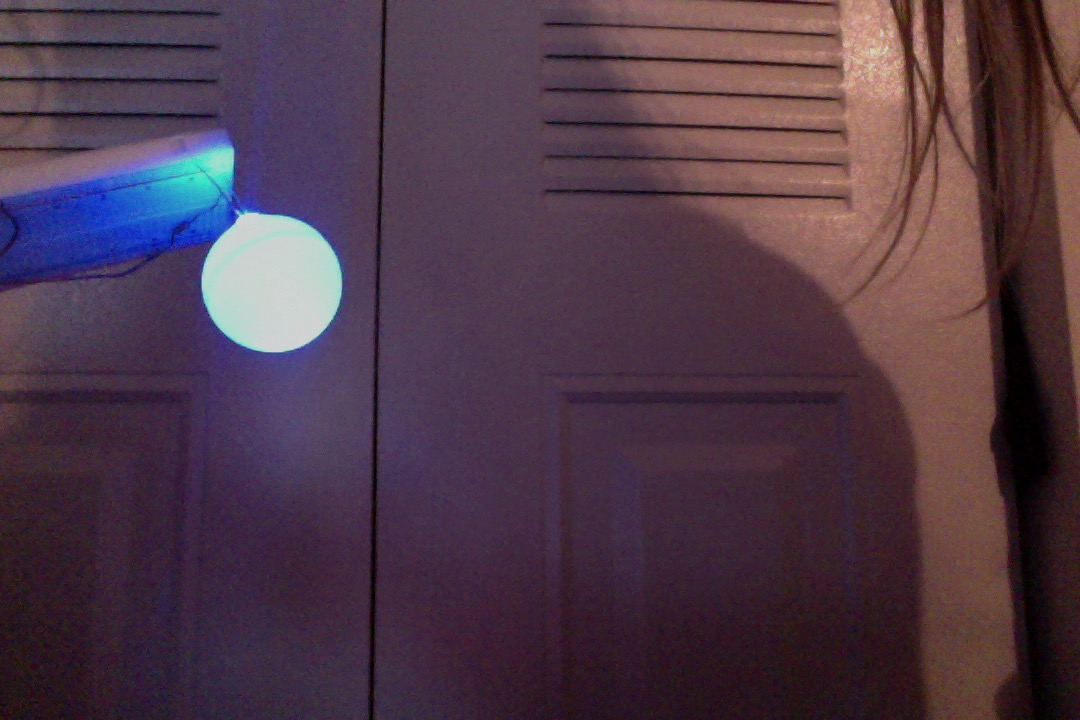
#> input picture testball.jpg, 1080 x 720 px, found by its file name
$ jupyter execute HoughCircles.ipynb   (shell and % lines are left out)
#> lines starting #> are read from the running program, lines starting #| are printed output that depends on the picture; after the words box and inside, x2 and y2 are one past the last pixel; in counts of white or black regions, pixels touching at a corner belong together
[cell 1]
import numpy as np
import matplotlib.pyplot as plt
import cv2

[cell 2]
image = cv2.imread("/Users/beard0/Desktop/testball.jpg")
#> image is the input picture: shape (720, 1080, 3); mean B, G, R 72.1, 57.4, 78.9
image = cv2.cvtColor(image, cv2.COLOR_BGR2RGB)
hsvImage= cv2.cvtColor(image ,cv2.COLOR_RGB2HSV)
#> hsvImage: shape (720, 1080, 3); mean H, S, V 120.4, 98.6, 86.1
plt.imshow(image)

[cell 3]
gray = cv2.cvtColor(image , cv2.COLOR_BGR2GRAY)
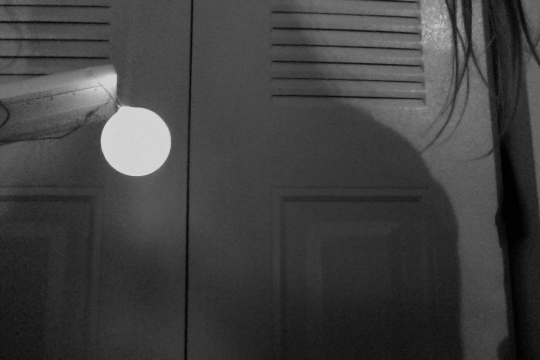
#> gray: shape (720, 1080) (shown at 1/2 size); min 0, max 222, mean 64.3
gray_blur = cv2.GaussianBlur(gray, (3,3), 0)


h = hsvImage[:,:,0]
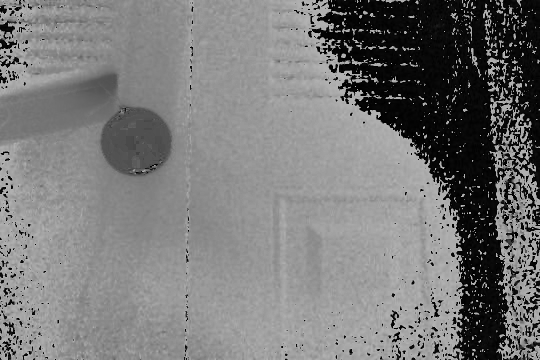
#> h: shape (720, 1080) (shown at 1/2 size); min 0, max 179, mean 120.4
hblur = cv2.GaussianBlur(h, (3,3), 0)
plt.imshow(hblur, cmap="gray")

threshBlur =  cv2.inRange(h, 75, 90)
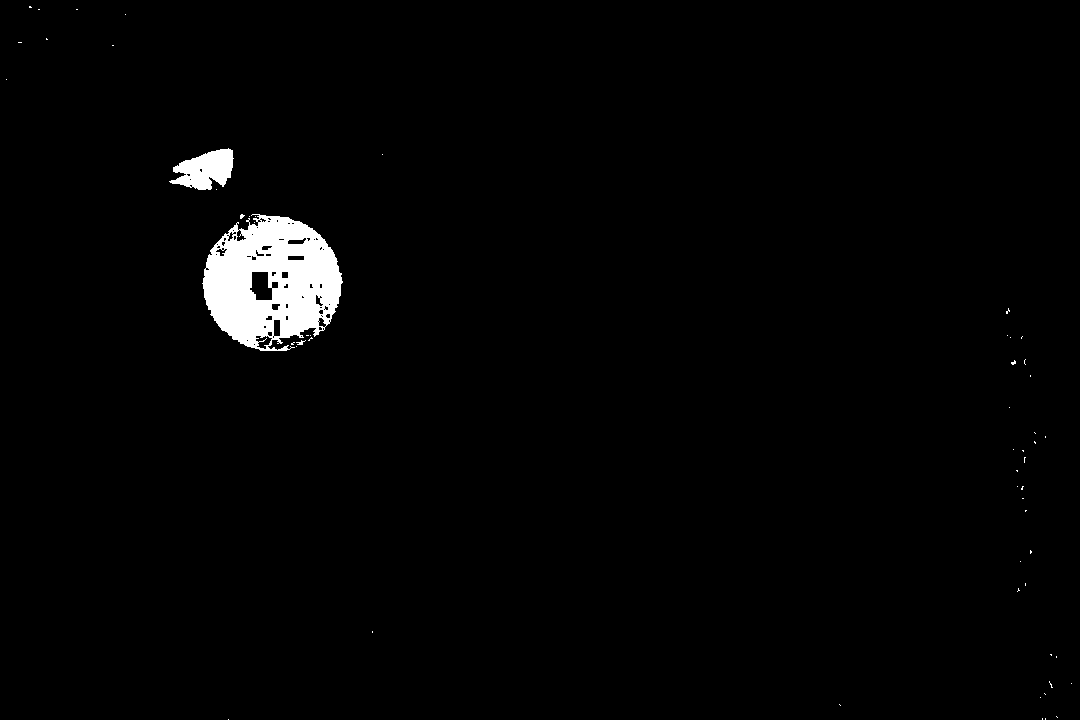
#> threshBlur: shape (720, 1080); 1.9% white; 57 white regions (54 under 20 px), largest, box (x1, y1, x2, y2) and area: (202, 214, 343, 351) 12705, (169, 148, 234, 190) 1703, (296, 340, 306, 345) 23
plt.imshow(threshBlur, cmap='gray')
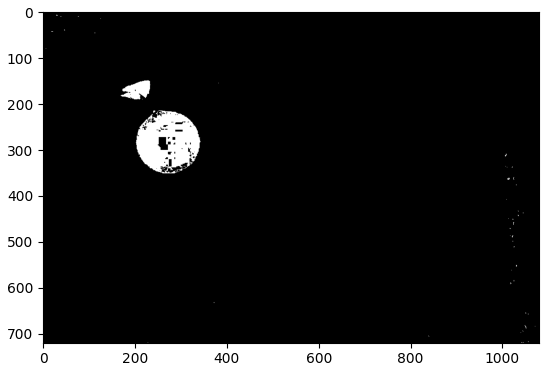
#> figure drawn by matplotlib, 1 panel

[cell 4]
## for drawing circles on
circles_im = np.copy(image)

## TODO: use HoughCircles to detect circles
# right now there are too many, large circles being detected
# try changing the value of maxRadius, minRadius, and minDist
circles = cv2.HoughCircles(threshBlur, cv2.HOUGH_GRADIENT, 1,
                           minDist=500,
                           param1=70,
                           param2=11,
                           minRadius=60,
                           maxRadius=100)
#> circles = [[275.5, 283.5, 65.6]]

# convert circles into expected type
circles = np.uint16(np.around(circles))
#> circles = [[276, 284, 66]]
# draw each one
for i in circles[0,:]:
    # draw the outer circle
    cv2.circle(circles_im,(i[0],i[1]),i[2],(0,255,0),2)
#> this loop made 1 pass
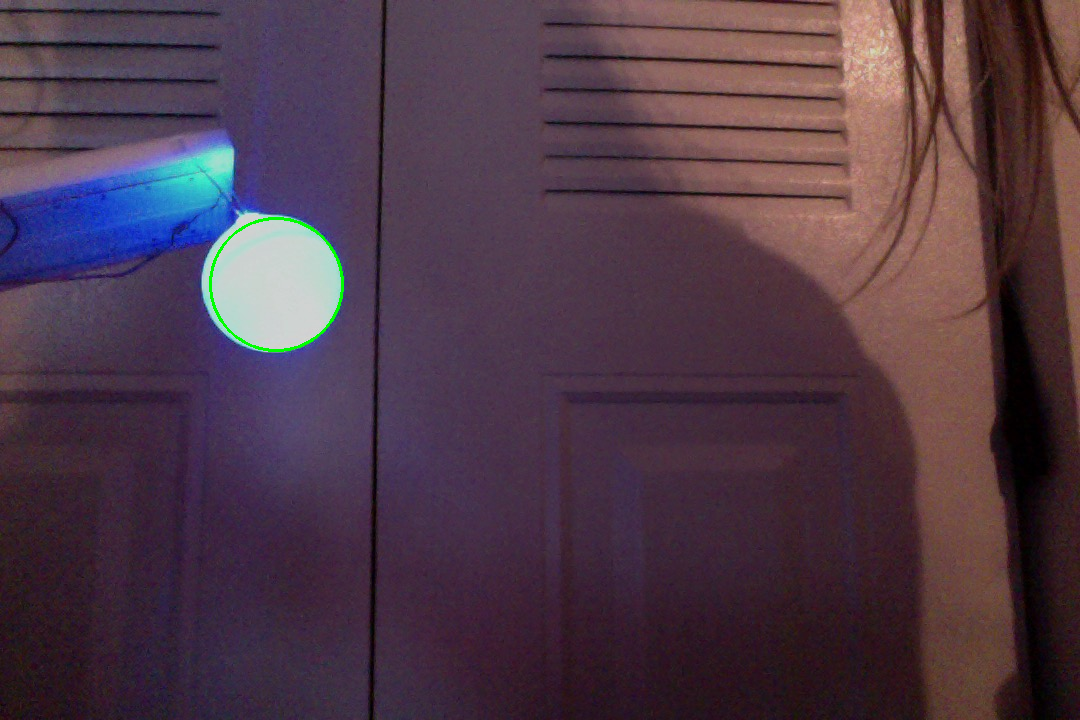
#> circles_im: shape (720, 1080, 3); mean R, G, B 78.6, 57.5, 71.8
    # draw the center of the circle
    ###cv2.circle(circles_im,(i[0],i[1]),2,(0,0,255),3)

plt.imshow(circles_im)

print('Circles shape: ', circles.shape)
#| Circles shape:  (1, 1, 3)

[cell 5]
circles[0,0,2]
#> Out = 66

$ run again, with corner.jpg copied over testball.jpg
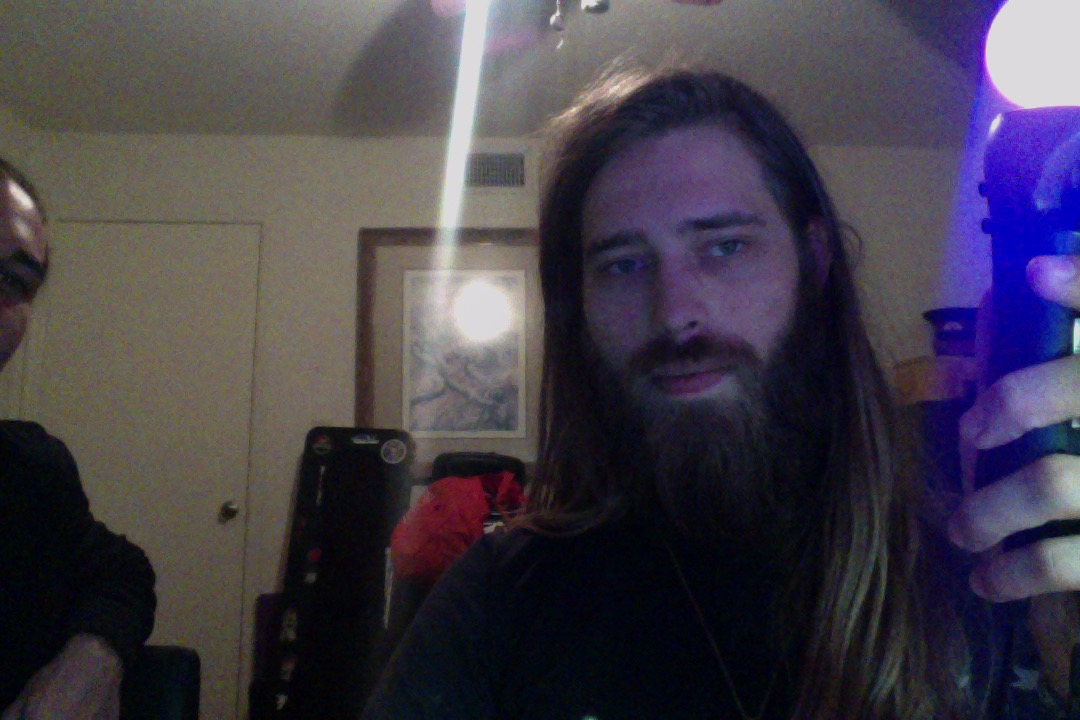
#> input picture corner.jpg, 1080 x 720 px, found by its file name
#> image is the input picture: shape (720, 1080, 3); mean B, G, R 73.1, 61.6, 67.2
#> hsvImage: shape (720, 1080, 3); mean H, S, V 89.5, 93.3, 80.3
#> `threshBlur =  cv2.inRange(h, 75, 90)`:
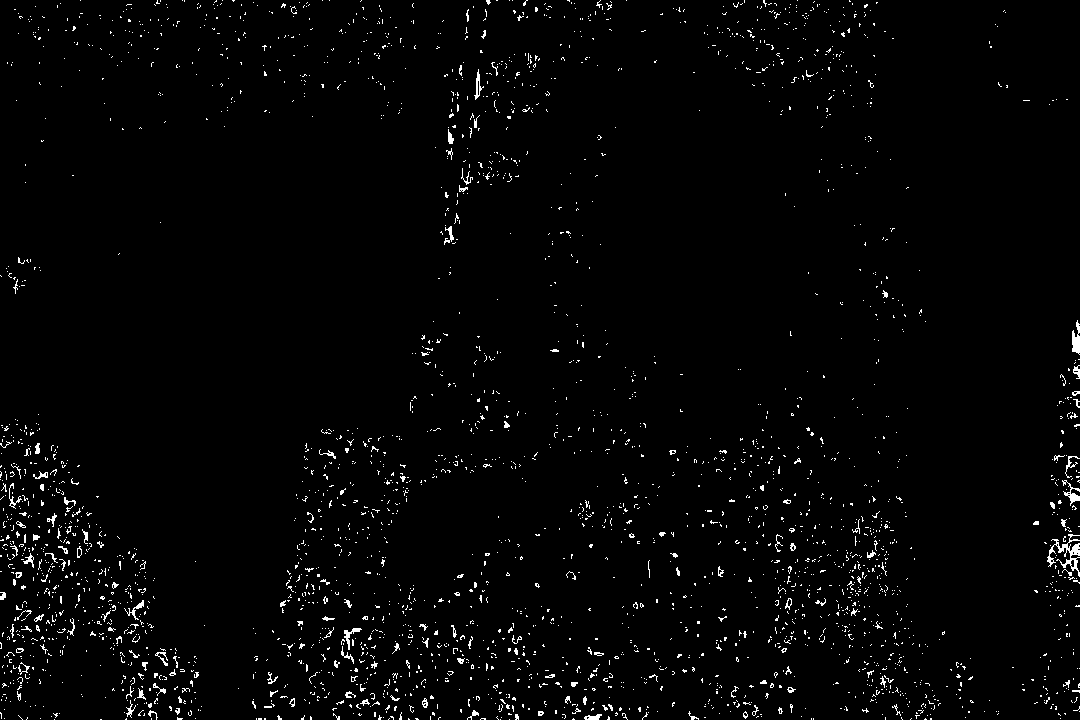
#> threshBlur: shape (720, 1080); 2% white in thin lines or dots
#> `circles = cv2.HoughCircles(threshBlur, cv2.HOUGH_GRADIENT, 1, minDist=..`: circles = [[81.5, 584.5, 64], [869.5, 619.5, 93.9], [525.5, 134.5, 78.5]]
#> `circles = np.uint16(np.around(circles))`: circles = [[82, 584, 64], [870, 620, 94], [526, 134, 78]]
#> the loop `for i in circles[0,:]:` made 3 passes
#> after the loop `for i in circles[0,:]:`:
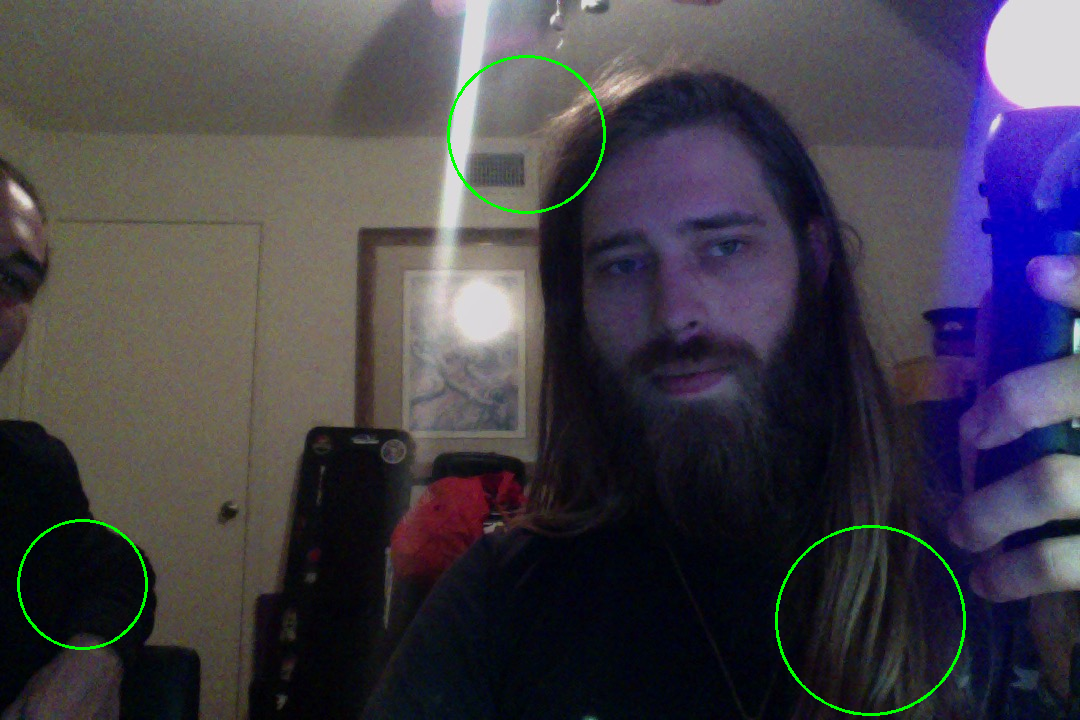
#> circles_im: shape (720, 1080, 3); mean R, G, B 66.9, 62.8, 72.8
#| Circles shape:  (1, 3, 3)
#> Out = 64

$ run again, with glare.jpg copied over testball.jpg
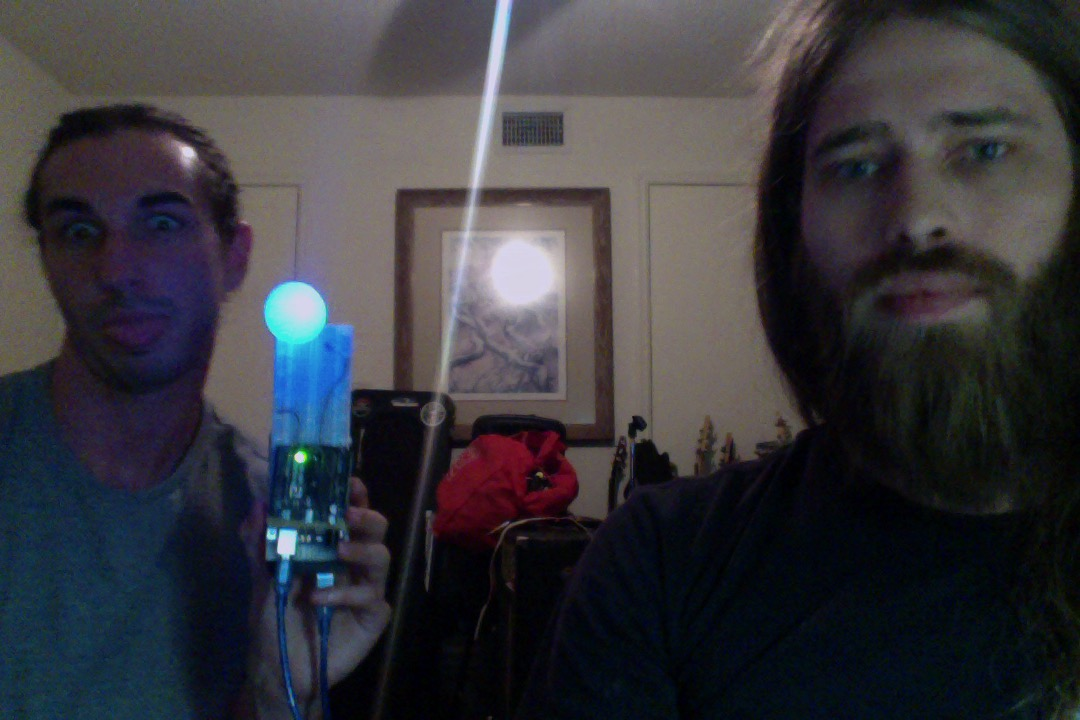
#> input picture glare.jpg, 1080 x 720 px, found by its file name
#> image is the input picture: shape (720, 1080, 3); mean B, G, R 61.2, 55.8, 56.3
#> hsvImage: shape (720, 1080, 3); mean H, S, V 88.6, 97.2, 67.1
#> `threshBlur =  cv2.inRange(h, 75, 90)`:
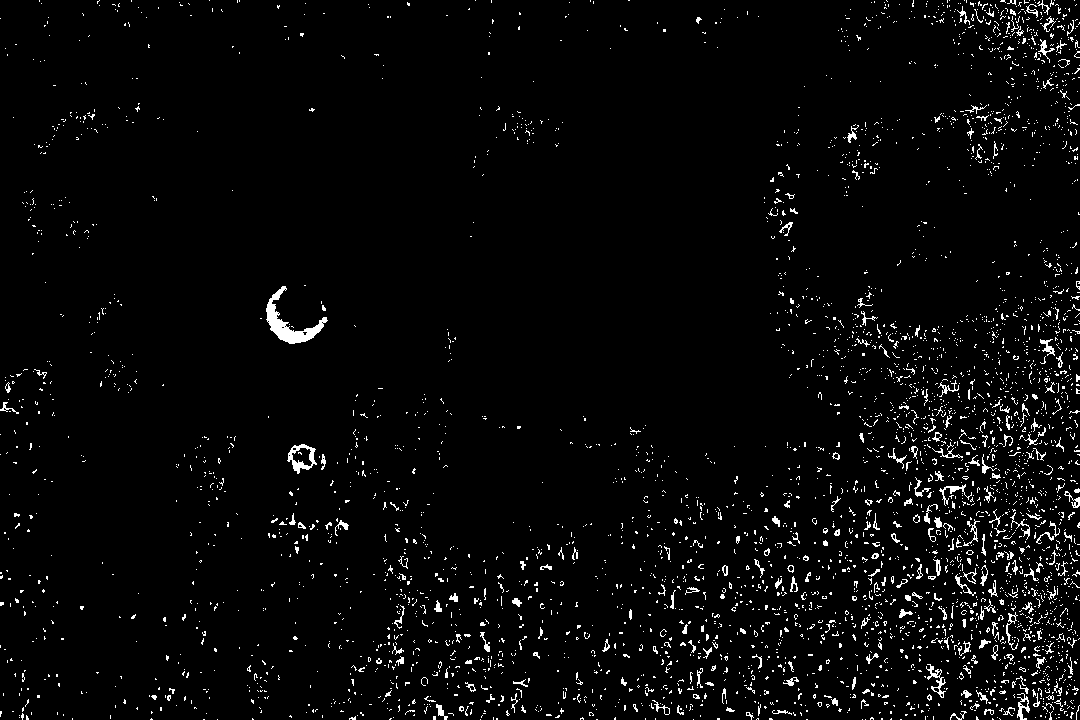
#> threshBlur: shape (720, 1080); 3.2% white in thin lines or dots
#> `circles = cv2.HoughCircles(threshBlur, cv2.HOUGH_GRADIENT, 1, minDist=..`: circles = [[968.5, 595.5, 99.4], [954.5, 83.5, 82.9], [468.5, 641.5, 76.1], [39.5, 371.5, 69.7]]
#> `circles = np.uint16(np.around(circles))`: circles = [[968, 596, 99], [954, 84, 83], [468, 642, 76], [40, 372, 70]]
#> the loop `for i in circles[0,:]:` made 4 passes
#> after the loop `for i in circles[0,:]:`:
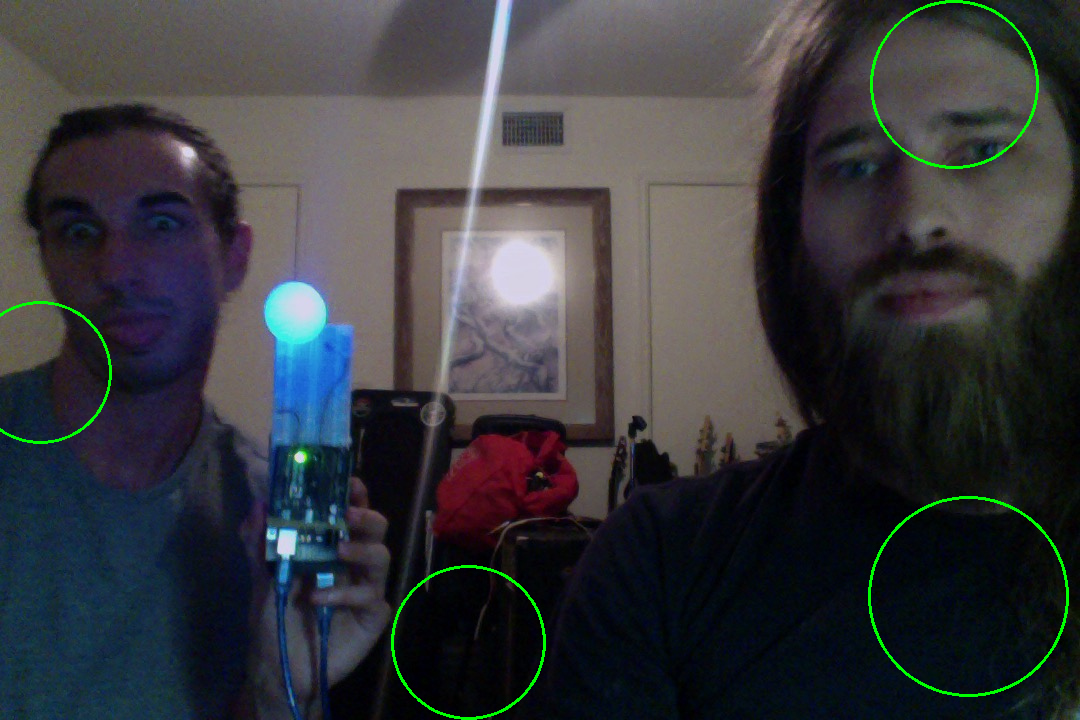
#> circles_im: shape (720, 1080, 3); mean R, G, B 56.1, 57.5, 61
#| Circles shape:  (1, 4, 3)
#> Out = 99
